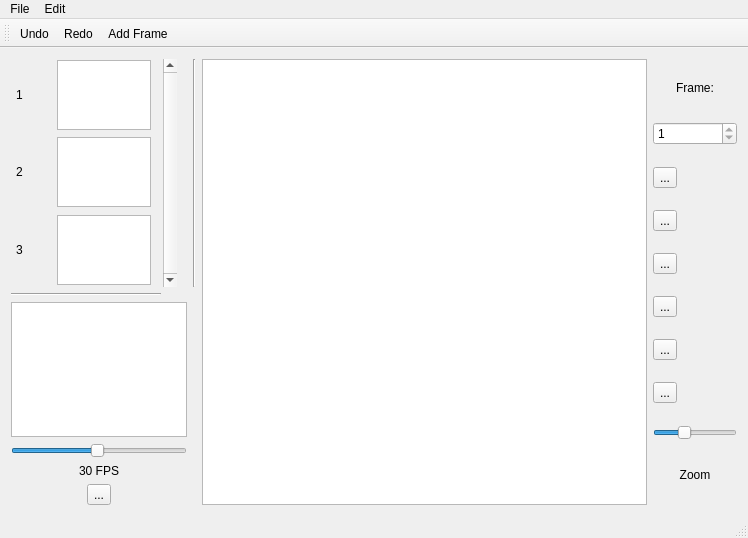
<?xml version="1.0" encoding="UTF-8"?>
<ui version="4.0">
 <class>main_window</class>
 <widget class="QMainWindow" name="main_window">
  <property name="geometry">
   <rect>
    <x>0</x>
    <y>0</y>
    <width>748</width>
    <height>538</height>
   </rect>
  </property>
  <property name="windowTitle">
   <string>Sprite Editor</string>
  </property>
  <widget class="QWidget" name="centralWidget">
   <layout class="QGridLayout" name="gridLayout">
    <item row="2" column="0">
     <layout class="QHBoxLayout" name="frame_preview3_layout">
      <item>
       <widget class="QLabel" name="frame_label_3">
        <property name="maximumSize">
         <size>
          <width>30</width>
          <height>70</height>
         </size>
        </property>
        <property name="text">
         <string>3</string>
        </property>
       </widget>
      </item>
      <item>
       <widget class="QGraphicsView" name="frame_preview_3">
        <property name="maximumSize">
         <size>
          <width>94</width>
          <height>70</height>
         </size>
        </property>
       </widget>
      </item>
     </layout>
    </item>
    <item row="1" column="0">
     <layout class="QHBoxLayout" name="frame_preview2_layout">
      <item>
       <widget class="QLabel" name="frame_label_2">
        <property name="maximumSize">
         <size>
          <width>30</width>
          <height>70</height>
         </size>
        </property>
        <property name="text">
         <string>2</string>
        </property>
       </widget>
      </item>
      <item>
       <widget class="QGraphicsView" name="frame_preview_2">
        <property name="maximumSize">
         <size>
          <width>94</width>
          <height>70</height>
         </size>
        </property>
       </widget>
      </item>
     </layout>
    </item>
    <item row="4" column="0" colspan="2">
     <layout class="QVBoxLayout" name="animation_preview_layout">
      <item>
       <widget class="QGraphicsView" name="animation_preview">
        <property name="minimumSize">
         <size>
          <width>176</width>
          <height>95</height>
         </size>
        </property>
        <property name="maximumSize">
         <size>
          <width>176</width>
          <height>170</height>
         </size>
        </property>
       </widget>
      </item>
      <item>
       <widget class="QSlider" name="fps_selector">
        <property name="minimum">
         <number>1</number>
        </property>
        <property name="maximum">
         <number>60</number>
        </property>
        <property name="sliderPosition">
         <number>30</number>
        </property>
        <property name="orientation">
         <enum>Qt::Horizontal</enum>
        </property>
       </widget>
      </item>
      <item alignment="Qt::AlignHCenter">
       <widget class="QLabel" name="fps_label">
        <property name="maximumSize">
         <size>
          <width>60</width>
          <height>17</height>
         </size>
        </property>
        <property name="text">
         <string>30 FPS</string>
        </property>
        <property name="alignment">
         <set>Qt::AlignCenter</set>
        </property>
       </widget>
      </item>
      <item alignment="Qt::AlignHCenter">
       <widget class="QToolButton" name="animation_zoom_button">
        <property name="text">
         <string>...</string>
        </property>
        <property name="icon">
         <iconset resource="resources.qrc">
          <normaloff>:/Icons/Images/fit_size_32.png</normaloff>:/Icons/Images/fit_size_32.png</iconset>
        </property>
        <property name="checkable">
         <bool>true</bool>
        </property>
       </widget>
      </item>
     </layout>
    </item>
    <item row="0" column="1" rowspan="3">
     <widget class="QScrollBar" name="frame_preview_scroll">
      <property name="minimum">
       <number>1</number>
      </property>
      <property name="maximum">
       <number>1</number>
      </property>
      <property name="orientation">
       <enum>Qt::Vertical</enum>
      </property>
     </widget>
    </item>
    <item row="0" column="3" rowspan="5">
     <layout class="QHBoxLayout" name="horizontalLayout">
      <property name="sizeConstraint">
       <enum>QLayout::SetDefaultConstraint</enum>
      </property>
      <item>
       <widget class="QGraphicsView" name="edit_view">
        <property name="sizePolicy">
         <sizepolicy hsizetype="Expanding" vsizetype="Expanding">
          <horstretch>1</horstretch>
          <verstretch>0</verstretch>
         </sizepolicy>
        </property>
        <property name="minimumSize">
         <size>
          <width>443</width>
          <height>0</height>
         </size>
        </property>
        <property name="mouseTracking">
         <bool>true</bool>
        </property>
       </widget>
      </item>
      <item>
       <layout class="QVBoxLayout" name="verticalLayout">
        <property name="sizeConstraint">
         <enum>QLayout::SetFixedSize</enum>
        </property>
        <item>
         <widget class="QLabel" name="label">
          <property name="maximumSize">
           <size>
            <width>100</width>
            <height>25</height>
           </size>
          </property>
          <property name="text">
           <string>Frame:</string>
          </property>
          <property name="alignment">
           <set>Qt::AlignCenter</set>
          </property>
         </widget>
        </item>
        <item>
         <widget class="QSpinBox" name="frame_spin_box">
          <property name="layoutDirection">
           <enum>Qt::LeftToRight</enum>
          </property>
          <property name="minimum">
           <number>1</number>
          </property>
          <property name="maximum">
           <number>1</number>
          </property>
         </widget>
        </item>
        <item>
         <widget class="QToolButton" name="pen_tool_button">
          <property name="toolTip">
           <string>&lt;html&gt;&lt;head/&gt;&lt;body&gt;&lt;p&gt;Draw a single color&lt;/p&gt;&lt;/body&gt;&lt;/html&gt;</string>
          </property>
          <property name="text">
           <string>...</string>
          </property>
          <property name="icon">
           <iconset resource="resources.qrc">
            <normaloff>:/Icons/Images/pencil_32.png</normaloff>:/Icons/Images/pencil_32.png</iconset>
          </property>
          <property name="iconSize">
           <size>
            <width>32</width>
            <height>32</height>
           </size>
          </property>
          <property name="checkable">
           <bool>true</bool>
          </property>
          <attribute name="buttonGroup">
           <string notr="true">button_group</string>
          </attribute>
         </widget>
        </item>
        <item>
         <widget class="QToolButton" name="rectangle_tool_button">
          <property name="toolTip">
           <string>&lt;html&gt;&lt;head/&gt;&lt;body&gt;&lt;p&gt;Draw a rectangle of a single color&lt;/p&gt;&lt;/body&gt;&lt;/html&gt;</string>
          </property>
          <property name="text">
           <string>...</string>
          </property>
          <property name="icon">
           <iconset resource="resources.qrc">
            <normaloff>:/Icons/Images/rectangle_32.png</normaloff>:/Icons/Images/rectangle_32.png</iconset>
          </property>
          <property name="iconSize">
           <size>
            <width>32</width>
            <height>32</height>
           </size>
          </property>
          <property name="checkable">
           <bool>true</bool>
          </property>
          <attribute name="buttonGroup">
           <string notr="true">button_group</string>
          </attribute>
         </widget>
        </item>
        <item>
         <widget class="QToolButton" name="eraser_tool_button">
          <property name="toolTip">
           <string>&lt;html&gt;&lt;head/&gt;&lt;body&gt;&lt;p&gt;Erase the color to the background color&lt;/p&gt;&lt;/body&gt;&lt;/html&gt;</string>
          </property>
          <property name="text">
           <string>...</string>
          </property>
          <property name="icon">
           <iconset resource="resources.qrc">
            <normaloff>:/Icons/Images/eraser_32.png</normaloff>:/Icons/Images/eraser_32.png</iconset>
          </property>
          <property name="iconSize">
           <size>
            <width>32</width>
            <height>32</height>
           </size>
          </property>
          <property name="checkable">
           <bool>true</bool>
          </property>
          <attribute name="buttonGroup">
           <string notr="true">button_group</string>
          </attribute>
         </widget>
        </item>
        <item>
         <widget class="QToolButton" name="dropper_tool_button">
          <property name="cursor">
           <cursorShape>ArrowCursor</cursorShape>
          </property>
          <property name="toolTip">
           <string>&lt;html&gt;&lt;head/&gt;&lt;body&gt;&lt;p&gt;Get the color of a certain pixel&lt;/p&gt;&lt;/body&gt;&lt;/html&gt;</string>
          </property>
          <property name="text">
           <string>...</string>
          </property>
          <property name="icon">
           <iconset resource="resources.qrc">
            <normaloff>:/Icons/Images/color_dropper_32.png</normaloff>:/Icons/Images/color_dropper_32.png</iconset>
          </property>
          <property name="iconSize">
           <size>
            <width>32</width>
            <height>32</height>
           </size>
          </property>
          <property name="checkable">
           <bool>true</bool>
          </property>
          <attribute name="buttonGroup">
           <string notr="true">button_group</string>
          </attribute>
         </widget>
        </item>
        <item>
         <widget class="QToolButton" name="fill_tool_button">
          <property name="toolTip">
           <string>&lt;html&gt;&lt;head/&gt;&lt;body&gt;&lt;p&gt;Fills a certain area with a color&lt;/p&gt;&lt;/body&gt;&lt;/html&gt;</string>
          </property>
          <property name="text">
           <string>...</string>
          </property>
          <property name="icon">
           <iconset resource="resources.qrc">
            <normaloff>:/Icons/Images/paint_bucket_32.png</normaloff>:/Icons/Images/paint_bucket_32.png</iconset>
          </property>
          <property name="iconSize">
           <size>
            <width>32</width>
            <height>32</height>
           </size>
          </property>
          <property name="checkable">
           <bool>true</bool>
          </property>
          <attribute name="buttonGroup">
           <string notr="true">button_group</string>
          </attribute>
         </widget>
        </item>
        <item>
         <widget class="QToolButton" name="color_picker_button">
          <property name="cursor">
           <cursorShape>PointingHandCursor</cursorShape>
          </property>
          <property name="text">
           <string>...</string>
          </property>
          <property name="icon">
           <iconset resource="resources.qrc">
            <normaloff>:/Icons/Images/color_wheel_32.png</normaloff>:/Icons/Images/color_wheel_32.png</iconset>
          </property>
          <property name="iconSize">
           <size>
            <width>32</width>
            <height>32</height>
           </size>
          </property>
         </widget>
        </item>
        <item>
         <widget class="QSlider" name="zoom_slider">
          <property name="minimum">
           <number>1</number>
          </property>
          <property name="maximum">
           <number>32</number>
          </property>
          <property name="singleStep">
           <number>1</number>
          </property>
          <property name="value">
           <number>12</number>
          </property>
          <property name="orientation">
           <enum>Qt::Horizontal</enum>
          </property>
         </widget>
        </item>
        <item>
         <widget class="QLabel" name="label_2">
          <property name="maximumSize">
           <size>
            <width>16777215</width>
            <height>25</height>
           </size>
          </property>
          <property name="text">
           <string>Zoom</string>
          </property>
          <property name="alignment">
           <set>Qt::AlignCenter</set>
          </property>
         </widget>
        </item>
       </layout>
      </item>
     </layout>
    </item>
    <item row="0" column="0">
     <layout class="QHBoxLayout" name="frame_preview1_layout">
      <item>
       <widget class="QLabel" name="frame_label_1">
        <property name="maximumSize">
         <size>
          <width>30</width>
          <height>70</height>
         </size>
        </property>
        <property name="text">
         <string>1</string>
        </property>
        <property name="wordWrap">
         <bool>false</bool>
        </property>
       </widget>
      </item>
      <item>
       <widget class="QGraphicsView" name="frame_preview_1">
        <property name="maximumSize">
         <size>
          <width>94</width>
          <height>70</height>
         </size>
        </property>
       </widget>
      </item>
     </layout>
    </item>
    <item row="0" column="2" rowspan="3">
     <widget class="Line" name="vertical_line">
      <property name="minimumSize">
       <size>
        <width>3</width>
        <height>228</height>
       </size>
      </property>
      <property name="orientation">
       <enum>Qt::Vertical</enum>
      </property>
     </widget>
    </item>
    <item row="3" column="0" colspan="3">
     <widget class="Line" name="horizontal_line">
      <property name="maximumSize">
       <size>
        <width>150</width>
        <height>3</height>
       </size>
      </property>
      <property name="orientation">
       <enum>Qt::Horizontal</enum>
      </property>
     </widget>
    </item>
   </layout>
   <zorder>vertical_line</zorder>
   <zorder>frame_preview_scroll</zorder>
   <zorder>horizontal_line</zorder>
   <zorder></zorder>
   <zorder></zorder>
  </widget>
  <widget class="QMenuBar" name="menuBar">
   <property name="geometry">
    <rect>
     <x>0</x>
     <y>0</y>
     <width>748</width>
     <height>26</height>
    </rect>
   </property>
   <widget class="QMenu" name="menuFile">
    <property name="title">
     <string>File</string>
    </property>
    <addaction name="action_new_sprite"/>
    <addaction name="action_open"/>
    <addaction name="action_save"/>
    <addaction name="action_export_as_GIF"/>
   </widget>
   <widget class="QMenu" name="menuEdit">
    <property name="title">
     <string>Edit</string>
    </property>
    <addaction name="action_undo"/>
    <addaction name="action_redo"/>
    <addaction name="action_resize"/>
   </widget>
   <addaction name="menuFile"/>
   <addaction name="menuEdit"/>
  </widget>
  <widget class="QToolBar" name="mainToolBar">
   <attribute name="toolBarArea">
    <enum>TopToolBarArea</enum>
   </attribute>
   <attribute name="toolBarBreak">
    <bool>false</bool>
   </attribute>
   <addaction name="action_undo"/>
   <addaction name="action_redo"/>
   <addaction name="action_add_frame"/>
  </widget>
  <widget class="QStatusBar" name="statusBar"/>
  <action name="action_new_sprite">
   <property name="icon">
    <iconset resource="resources.qrc">
     <normaloff>:/Icons/Images/new_32.png</normaloff>:/Icons/Images/new_32.png</iconset>
   </property>
   <property name="text">
    <string>New Sprite</string>
   </property>
  </action>
  <action name="action_open">
   <property name="icon">
    <iconset resource="resources.qrc">
     <normaloff>:/Icons/Images/load_32.png</normaloff>:/Icons/Images/load_32.png</iconset>
   </property>
   <property name="text">
    <string>Open</string>
   </property>
  </action>
  <action name="action_save">
   <property name="icon">
    <iconset resource="resources.qrc">
     <normaloff>:/Icons/Images/save_32.png</normaloff>:/Icons/Images/save_32.png</iconset>
   </property>
   <property name="text">
    <string>Save</string>
   </property>
  </action>
  <action name="action_export_as_GIF">
   <property name="icon">
    <iconset resource="resources.qrc">
     <normaloff>:/Icons/Images/gif_export_32.png</normaloff>:/Icons/Images/gif_export_32.png</iconset>
   </property>
   <property name="text">
    <string>Export as GIF</string>
   </property>
  </action>
  <action name="action_add_frame">
   <property name="text">
    <string>Add Frame</string>
   </property>
   <property name="toolTip">
    <string>Add a frame to the sprite</string>
   </property>
   <property name="shortcut">
    <string>Ctrl+N</string>
   </property>
  </action>
  <action name="action_undo">
   <property name="icon">
    <iconset resource="resources.qrc">
     <normaloff>:/Icons/Images/undo_32.png</normaloff>:/Icons/Images/undo_32.png</iconset>
   </property>
   <property name="text">
    <string>Undo</string>
   </property>
   <property name="shortcut">
    <string>Ctrl+Z</string>
   </property>
  </action>
  <action name="action_redo">
   <property name="icon">
    <iconset resource="resources.qrc">
     <normaloff>:/Icons/Images/redo_32.png</normaloff>:/Icons/Images/redo_32.png</iconset>
   </property>
   <property name="text">
    <string>Redo</string>
   </property>
   <property name="shortcut">
    <string>Ctrl+Y</string>
   </property>
  </action>
  <action name="action_resize">
   <property name="icon">
    <iconset resource="resources.qrc">
     <normaloff>:/Icons/Images/resize_32.png</normaloff>:/Icons/Images/resize_32.png</iconset>
   </property>
   <property name="text">
    <string>Resize</string>
   </property>
  </action>
 </widget>
 <layoutdefault spacing="6" margin="11"/>
 <resources>
  <include location="resources.qrc"/>
 </resources>
 <connections/>
 <buttongroups>
  <buttongroup name="button_group"/>
 </buttongroups>
</ui>
